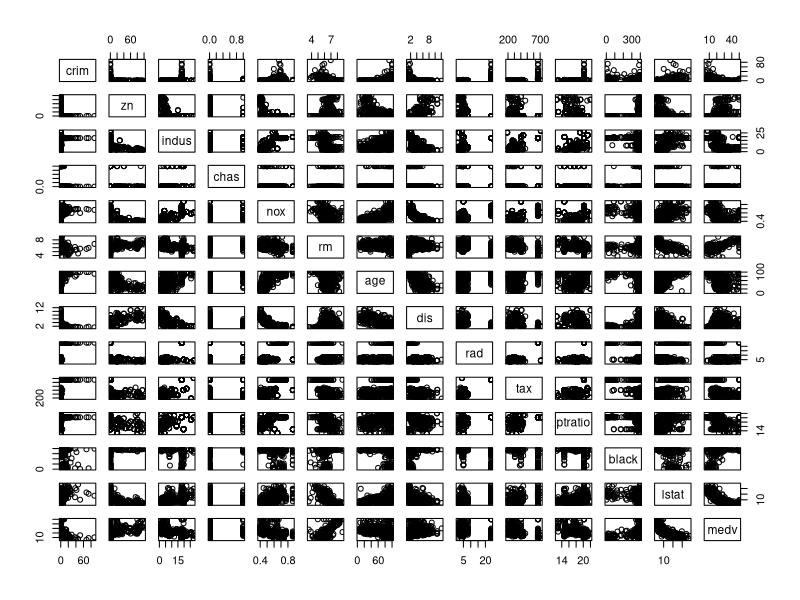
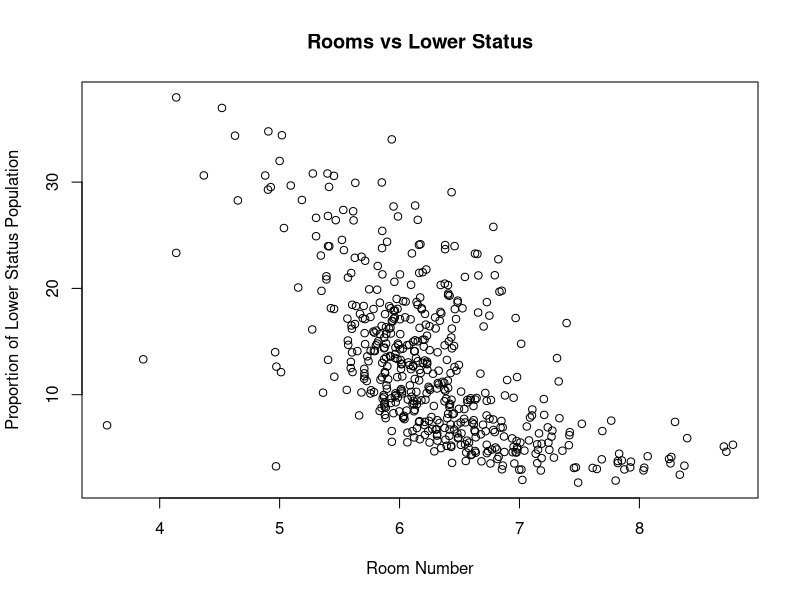
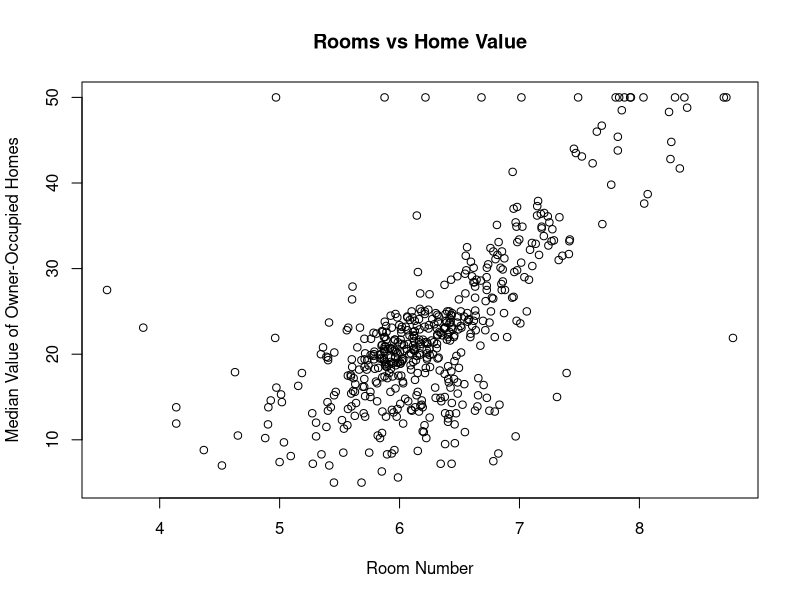
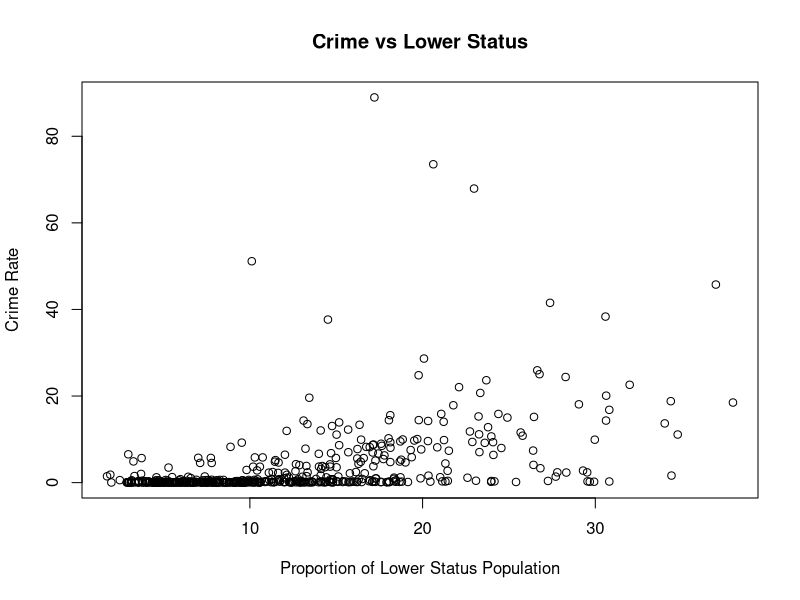
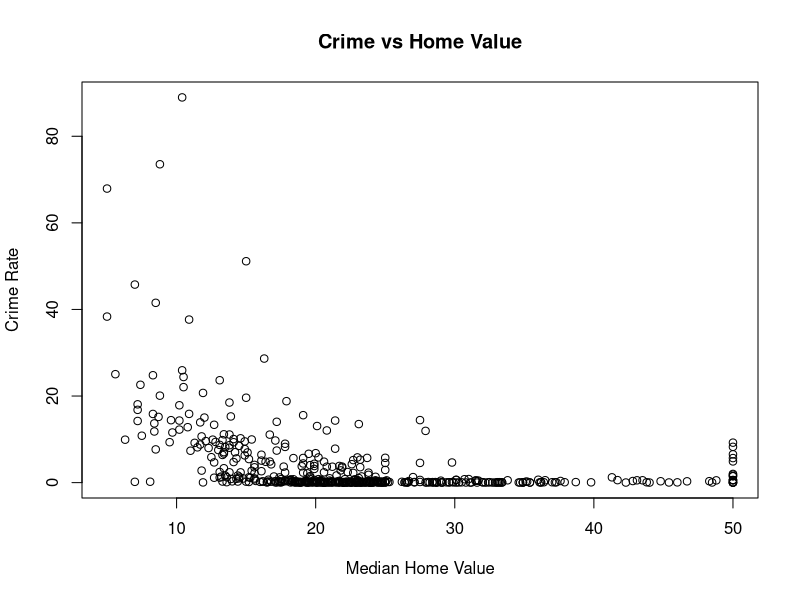
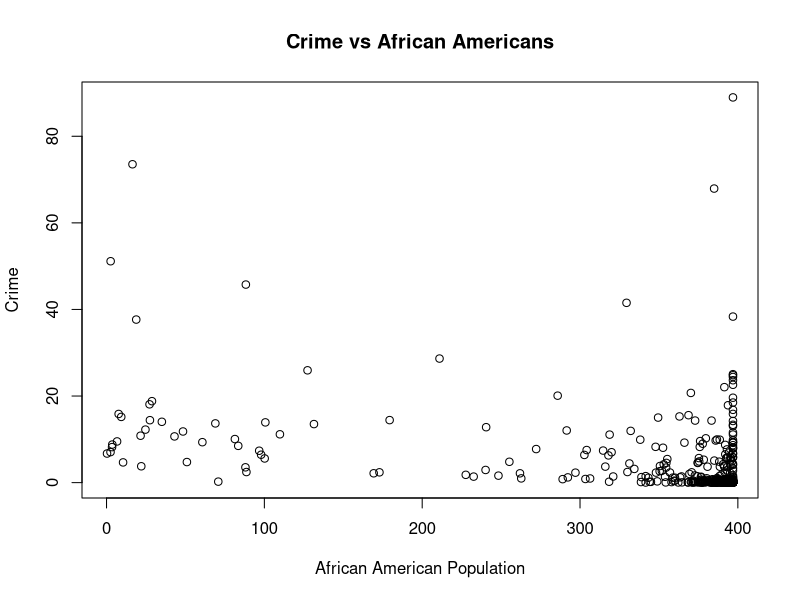
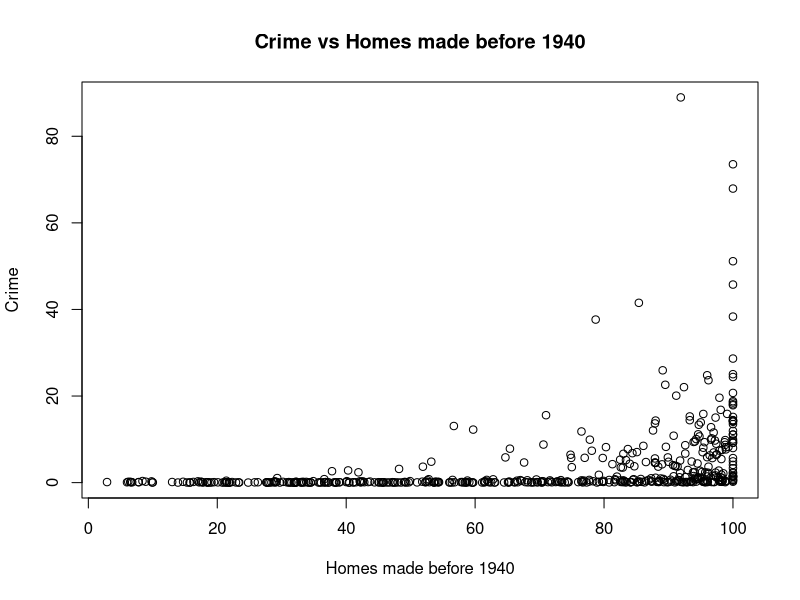
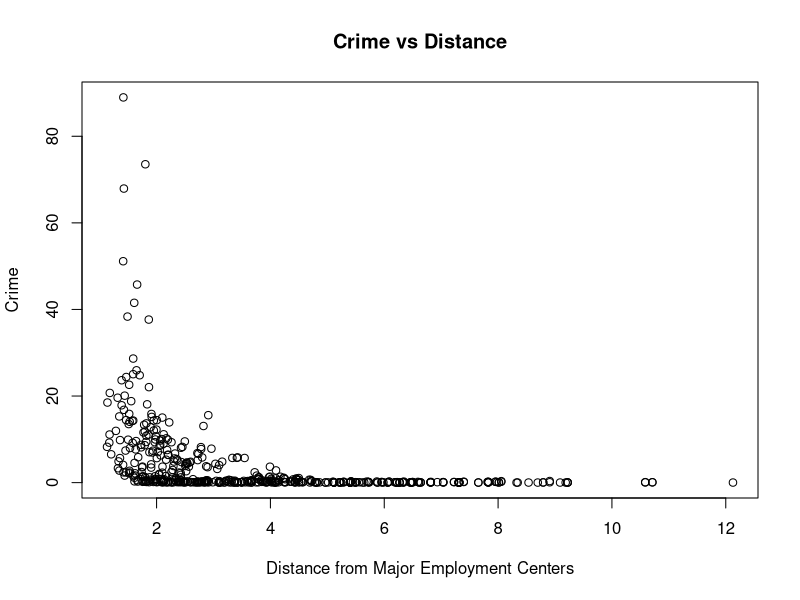

Recreate these plots in R, in order.
## ---- chunk 1
knitr::opts_chunk$set(echo = TRUE)
## ---- chunk 2
rm(list=ls())
library(MASS)

## ---- chunk 3
bos = Boston
## ---- chunk 4
dim(bos)
 
## ---- chunk 5
names(bos) #?Boston goes into detail 

## ---- chunk 6
pairs(bos)
## ---- chunk 7
plot(bos$rm,bos$lstat, xlab = "Room Number", ylab = "Proportion of Lower Status Population", main = "Rooms vs Lower Status")
plot(bos$rm,bos$medv, xlab = "Room Number", ylab = "Median Value of Owner-Occupied Homes", main = "Rooms vs Home Value")

## ---- chunk 8
plot(bos$lstat,bos$crim, ylab = "Crime Rate", xlab = "Proportion of Lower Status Population", main = "Crime vs Lower Status")
plot(bos$medv,bos$crim, ylab = "Crime Rate", xlab = "Median Home Value", main = "Crime vs Home Value")
## ---- chunk 9
plot(bos$black,bos$crim, ylab = "Crime", xlab = "African American Population", main = "Crime vs African Americans")
## ---- chunk 10
plot(bos$age,bos$crim, ylab = "Crime", xlab = "Homes made before 1940", main = "Crime vs Homes made before 1940")
plot(bos$dis,bos$crim, ylab = "Crime", xlab = "Distance from Major Employment Centers", main = "Crime vs Distance")
## ---- chunk 11
plot(bos$dis,bos$crim, ylab = "Homes made before 1940", xlab = "Distance from Major Employment centers", main = "Home Age vs Distance from Urban Areas")
## ---- chunk 12
charles = bos[bos$chas ==1,] 
nrow(charles)
## ---- chunk 13
median(bos$ptratio)

## ---- chunk 14
which.min(bos$medv)

## ---- chunk 15
bos[which.min(bos$medv),]

## ---- chunk 16
nrow(bos[bos$rm > 7,]) #returns 64 for number of suburbs with more than 7 rooms
## ---- chunk 17
nrow(bos[bos$rm > 8,]) #returns 13 for number of suburbs with more than 8 rooms
## ---- chunk 18
summary(bos[bos$rm>8,])
